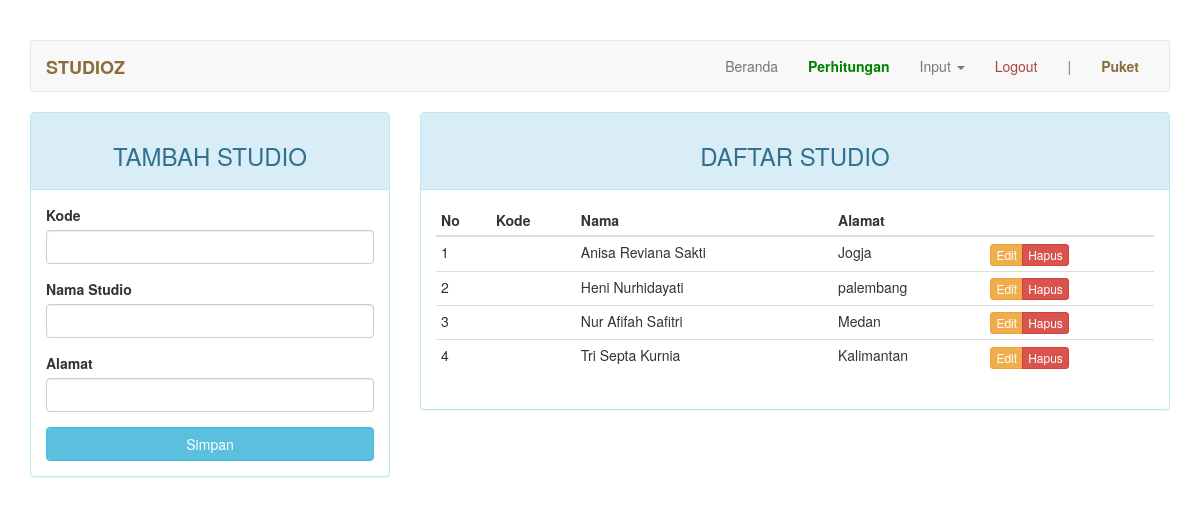
/?page=mahasiswa (signed in), run on the app's committed database.
### tables this page shows
CREATE TABLE IF NOT EXISTS `mahasiswa` (
  `nim` char(9) NOT NULL,
  `nama` varchar(30) NOT NULL,
  `alamat` varchar(100) DEFAULT NULL,
  `jenis_kelamin` enum('Laki-laki','Perempuan') DEFAULT NULL,
  `tahun_mengajukan` char(4) NOT NULL,
  PRIMARY KEY (`nim`)
);

### page/mahasiswa.php (the view, shortened to what this page needs)
<?php
$update = (isset($_GET['action']) AND $_GET['action'] == 'update') ? true : false;
?>
<div class="row">
	<div class="col-md-4">
	    <div class="panel panel-<?= ($update) ? "warning" : "info" ?>">
	        <div class="panel-heading"><h3 class="text-center"><?= ($update) ? "EDIT DATA STUDIO" : "TAMBAH STUDIO" ?></h3></div>
	        <div class="panel-body">
	            <form action="<?=$_SERVER['REQUEST_URI']?>" method="POST">
	                <div class="form-group">
	                    <label for="kode">Kode</label>
	                    <input type="text" name="kode" class="form-control" <?= (!$update) ?: 'value="'.$row["kode"].'"' ?>>
	                </div>
	                <div class="form-group">
	                    <label for="nama">Nama Studio</label>
	                    <input type="text" name="nama" class="form-control" <?= (!$update) ?: 'value="'.$row["nama"].'"' ?>>
	                </div>
	                <div class="form-group">
	                    <label for="alamat">Alamat</label>
	                    <input type="text" name="alamat" class="form-control" <?= (!$update) ?: 'value="'.$row["alamat"].'"' ?>>
	                </div>
	                <button type="submit" class="btn btn-<?= ($update) ? "warning" : "info" ?> btn-block">Simpan</button>
	            </form>
	        </div>
	    </div>
	</div>
	<div class="col-md-8">
	    <div class="panel panel-info">
	        <div class="panel-heading"><h3 class="text-center">DAFTAR STUDIO</h3></div>
	        <div class="panel-body">
	            <table class="table table-condensed">
	                <thead>
	                    <tr>
	                        <th>No</th>
	                        <th>Kode</th>
	                        <th>Nama</th>
	                        <th>Alamat</th>
	                        <th></th>
	                    </tr>
	                </thead>
	                <tbody>
	                    <?php $no = 1; ?>
	                    <?php if ($query = $connection->query("SELECT * FROM mahasiswa")): ?>
	                        <?php while($row = $query->fetch_assoc()): ?>
	                        <tr>
	                            <td><?=$no++?></td>
	                            <td><?=$row['kode']?></td>
	                            <td><?=$row['nama']?></td>
	                            <td><?=$row['alamat']?></td>
	                            <td>
	                                <div class="btn-group">
	                                    <a href="?page=mahasiswa&action=update&key=<?=$row['kode_std']?>" class="btn btn-warning btn-xs">Edit</a>
	                                    <a href="?page=mahasiswa&action=delete&key=<?=$row['kode_std']?>" class="btn btn-danger btn-xs">Hapus</a>
	                                </div>
	                            </td>
	                        </tr>
	                        <?php endwhile ?>
	                    <?php endif ?>
	                </tbody>
	            </table>
	        </div>
	    </div>
	</div>
</div>

### index.php (style rules this page uses)
body { margin-top: 40px; }

### data on the page
mahasiswa: nama "Anisa Reviana Sakti", alamat "Jogja"
mahasiswa: nama "Heni Nurhidayati", alamat "palembang"
mahasiswa: nama "Nur Afifah Safitri", alamat "Medan"
mahasiswa: nama "Tri Septa Kurnia", alamat "Kalimantan"

### other printed values
$_SESSION["username"] "Puket"
